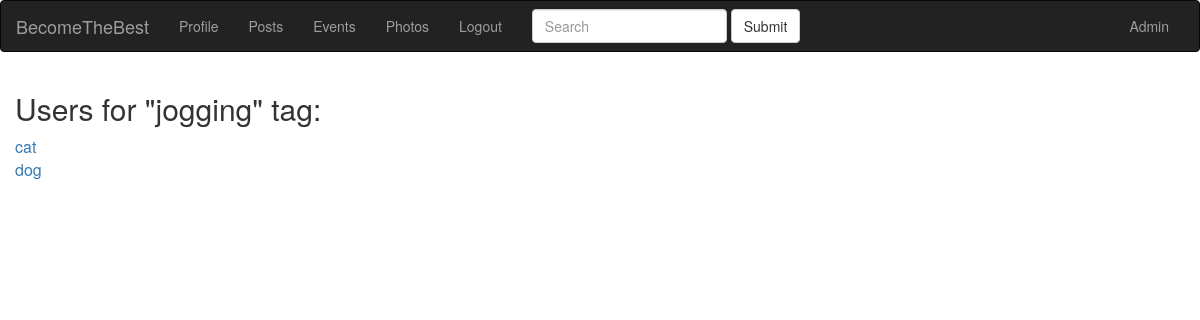
Page /user/tag/jogging (signed in) on the earlier database version.
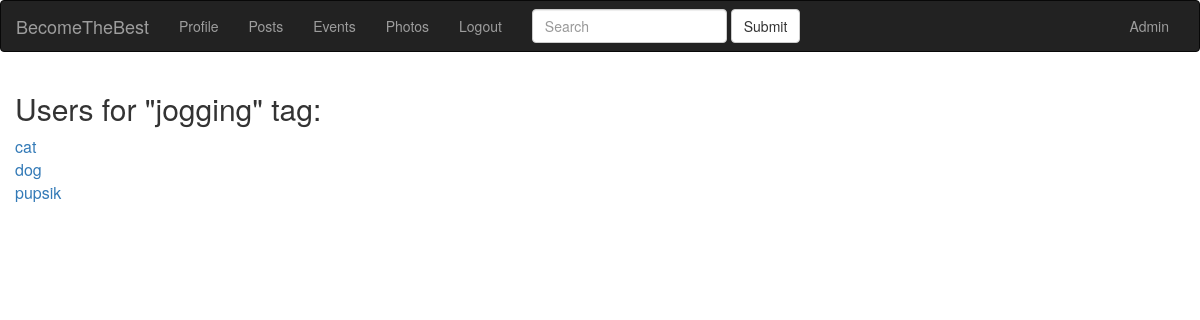
Same page on the later database version.
### app/models.py (models this page shows, shortened)
class User(UserMixin, db.Model):
    id = db.Column(db.Integer, primary_key=True)
    email = db.Column(db.String(120), index=True, unique=True)
    username = db.Column(db.String(64), index=True, unique=True)
    password_hash = db.Column(db.String(255))
    date = db.Column(db.DateTime, index=True, default=datetime.utcnow)
    timestamp = db.Column(db.String(128), default=int(time()))
    city = db.Column(db.String(128))
    about_me = db.Column(db.String(140))
    last_seen = db.Column(db.DateTime, default=datetime.utcnow)
    active = db.Column(db.Boolean)
    mentor = db.Column(db.Boolean, default=False)
    level = db.Column(db.Integer, default=0)
    tags = db.relationship(
        'Tag', secondary=user_tags, backref=db.backref('users_tags', lazy='dynamic'))
    roles = db.relationship(
        'Role', secondary=roles_users, backref=db.backref('users_roles', lazy='dynamic'))
    posts = db.relationship('Post', backref='author', lazy='dynamic')
    events = db.relationship('Event', backref='event_author', lazy='dynamic')
    photos = db.relationship('Photo', backref='photo_author', lazy='dynamic')
    followed = db.relationship(
        'User', secondary=followers,
        primaryjoin=(followers.c.follower_id == id),
        secondaryjoin=(followers.c.followed_id == id),
        backref=db.backref('followers', lazy='dynamic'), lazy='dynamic')

### app/blueprints/users/blueprint.py (the view)
@users.route('/tag/<slug>')
@login_required
def tag_detail(slug):
    tag = Tag.query.filter(Tag.slug==slug).first()
    users = tag.users_tags.all()
    return render_template('users/tag_detail.html', tag=tag, users=users)

### app/models.py (called while the page is built)
@login.user_loader
def load_user(id):
    return User.query.get(int(id))

### app/view.py (called while the page is built)
@app.before_request
def before_request():
    if current_user.is_authenticated:
        current_user.last_seen = datetime.utcnow()
        db.session.commit()

### app/blueprints/users/templates/users/tag_detail.html (shortened to what this page needs)
{% extends 'base.html' %} {% block title %} {{ tag.name }} users {% endblock %} {% block content_title %} Users for "{{ tag.name }}" tag: {% endblock %} {% block content %} {% for user in users %}
<div class="user">
    <a href="{{ url_for('user', username=user.username) }}">{{ user.username }}</a>
</div>
{% endfor %}
{% endblock %}

Differences in the rows shown:
added User: username "pupsik"
